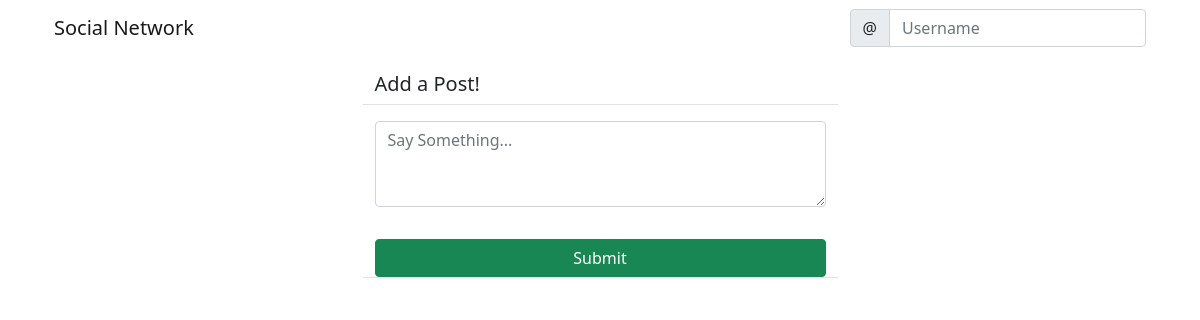
Page /social/ on the earlier database version.
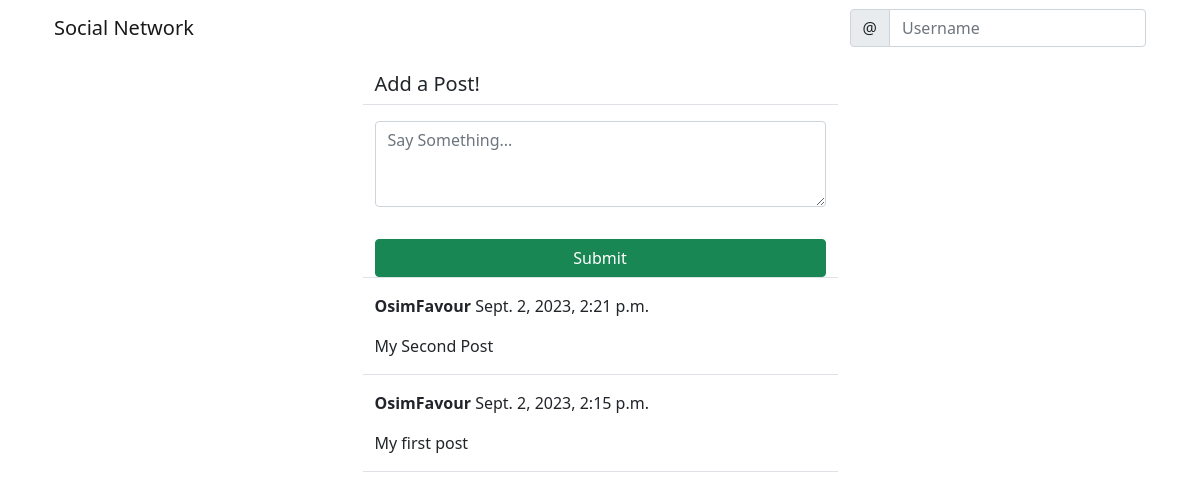
Same page on the later database version.
### social/models.py (models this page shows)
class Post(models.Model):
    body = models.TextField()
    created_on = models.DateTimeField(default=timezone.now)
    author = models.ForeignKey(User, on_delete=models.CASCADE)

### social/views.py (the view, shortened to what this page needs)
# urls.py: path('', PostListView.as_view(), name='post-list'),
class PostListView(View):
    def get(self, request, *args, **kwargs):
        posts = Post.objects.all().order_by('-created_on')
        form = PostForm()
        context = {
            'post_list': posts,
            'form': form
        }
        return render(request, 'social/post_list.html', context)

### social/forms.py
class PostForm(forms.ModelForm):
    body = forms.CharField(
        label='',
        widget=forms.Textarea(attrs={
            'rows': '3',
            'placeholder': 'Say Something...'
        })
    )
    class Meta:
        model = Post
        fields = ['body']

### social/templates/social/post_list.html (shortened to what this page needs)
{% extends 'landing/base.html' %}
{% load crispy_forms_tags %}
{% block content %}
    <div class="container">
        <div class="row justify-content-center mt-3">
            <div class="col-md-5 col-sm-12 border-bottom">
                <h5>Add a Post!</h5>
            </div>
        </div>
        <div class="row justify-content-center mt-3">
            <div class="col-md-5 col-sm-12 border-bottom">
                <form action="" method="POST">
                    {{ form|crispy }}
                    <div class="d-grid gap-2">
                        <button class="btn btn-success mt-3">Submit</button>
                    </div>
                </form>
            </div>
        </div>
        {% for post in post_list %}
            <div class="row justify-content-center mt-3">
                <div class="col-md-5 col-sm-12 border-bottom">
                    <p><strong>{{ post.author }}</strong> {{ post.created_on }}</p>
                    <p>{{ post.body }}</p>
                </div>
            </div>
        {% endfor %}
    </div>
{% endblock content %}

### landing/templates/landing/base.html (shortened to what this page needs)
<!doctype html>
<html lang="en">
  <head>
    <link href="https://cdn.jsdelivr.net/npm/bootstrap@5.0.2/dist/css/bootstrap.min.css" rel="stylesheet">
    <link rel="stylesheet" href="https://cdnjs.cloudflare.com/ajax/libs/font-awesome/6.3.0/css/all.min.css"/>
  </head>
  <body>
    {% include 'landing/navbar.html' %}
    {% block content %}{% endblock content %}
  </body>
</html>

### landing/templates/landing/navbar.html (shortened to what this page needs)
<div class="container">
    <nav class="navbar navbar-expand-lg navbar-light">
        <div class="container-fluid">
            <a class="navbar-brand" href="{% url 'index' %}">Social Network</a>
            <div class="collapse navbar-collapse" id="navbarTogglerDemo03">
                <form class="d-flex">
                    <div class="input-group">
                        <span class="input-group-text" id="basic-addon1">@</span>
                        <input type="text" class="form-control" placeholder="Username" aria-label="Username" aria-describedby="basic-addon1">
                    </div>
                </form>
            </div>
        </div>
    </nav>
</div>

Differences in the rows shown:
added Post: author "OsimFavour", created_on "Sept. 2, 2023, 2:21 p.m.", body "My Second Post"
added Post: author "OsimFavour", created_on "Sept. 2, 2023, 2:15 p.m.", body "My first post"
